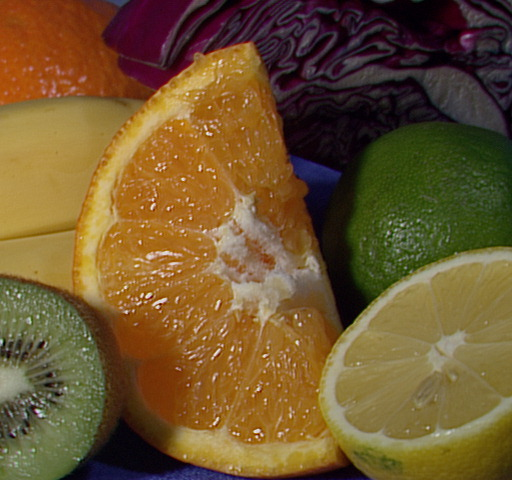
#> input picture sources/fruits.jpg, 512 x 480 px
$ python matplot.py
#> lines starting #> are read from the running program, lines starting #| are printed output that depends on the picture
#!/usr/bin/env python

from PIL import Image
import pylab as pl

src = Image.open('sources/fruits.jpg')
#> src is the input picture: PIL image 512x480 RGB; mean R, G, B 110.8, 85.6, 46.2


"""
do contour
"""
gs = pl.array(src.convert('L'))
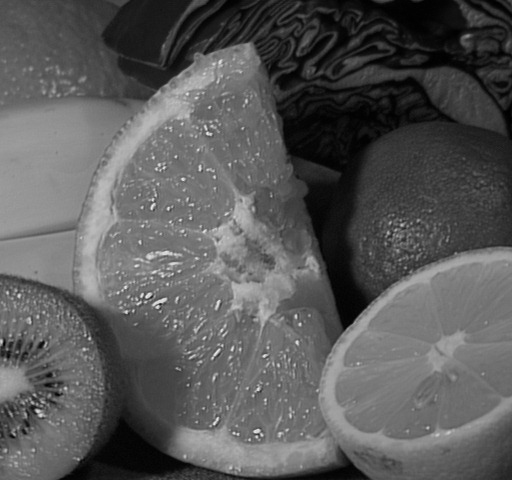
#> gs: shape (480, 512); min 0, max 238, mean 88.7

pl.figure()
pl.gray()

pl.contour(pl.flipud(gs), origin='image')
pl.axis('equal')
# pl.axis('off')


"""
show original image
"""
im = pl.array(src)

# [8 lines of commented-out code are left out]

pl.title('Plotting: "fruits.jpg"')
pl.imshow(im)
pl.show()
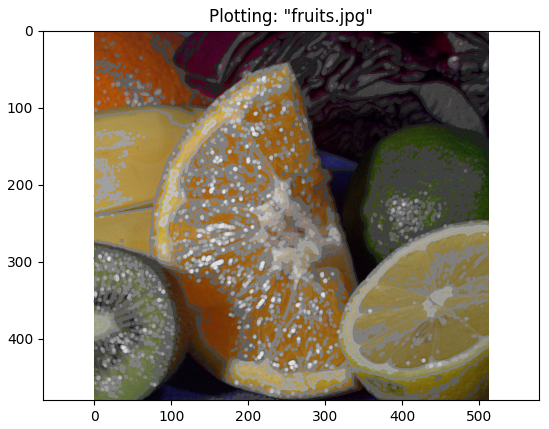
#> figure drawn by matplotlib, 1 panel
